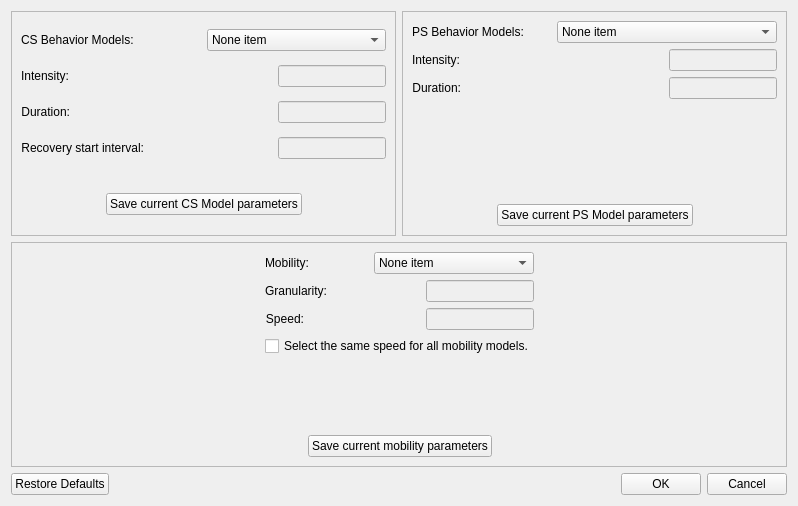
<?xml version="1.0" encoding="UTF-8"?>
<ui version="4.0">
 <class>TuningTrafficForm</class>
 <widget class="QWidget" name="TuningTrafficForm">
  <property name="geometry">
   <rect>
    <x>0</x>
    <y>0</y>
    <width>798</width>
    <height>506</height>
   </rect>
  </property>
  <property name="windowTitle">
   <string>Form</string>
  </property>
  <layout class="QVBoxLayout" name="verticalLayout_4">
   <item>
    <layout class="QHBoxLayout" name="horizontalLayout_11">
     <item>
      <widget class="QFrame" name="frame1">
       <property name="frameShape">
        <enum>QFrame::StyledPanel</enum>
       </property>
       <property name="frameShadow">
        <enum>QFrame::Raised</enum>
       </property>
       <layout class="QVBoxLayout" name="verticalLayout_2">
        <item>
         <layout class="QHBoxLayout" name="horizontalLayout_12">
          <item>
           <widget class="QLabel" name="csLabel">
            <property name="text">
             <string>CS Behavior Models:</string>
            </property>
           </widget>
          </item>
          <item>
           <widget class="QComboBox" name="csComboBox">
            <item>
             <property name="text">
              <string>None item</string>
             </property>
            </item>
           </widget>
          </item>
         </layout>
        </item>
        <item>
         <layout class="QHBoxLayout" name="horizontalLayout_2">
          <item>
           <widget class="QLabel" name="csIntensityLabel">
            <property name="text">
             <string>Intensity:</string>
            </property>
            <property name="alignment">
             <set>Qt::AlignRight|Qt::AlignTrailing|Qt::AlignVCenter</set>
            </property>
           </widget>
          </item>
          <item>
           <spacer name="horizontalSpacer">
            <property name="orientation">
             <enum>Qt::Horizontal</enum>
            </property>
            <property name="sizeType">
             <enum>QSizePolicy::MinimumExpanding</enum>
            </property>
            <property name="sizeHint" stdset="0">
             <size>
              <width>40</width>
              <height>20</height>
             </size>
            </property>
           </spacer>
          </item>
          <item>
           <widget class="QLineEdit" name="csIntensityLineEdit">
            <property name="enabled">
             <bool>false</bool>
            </property>
            <property name="sizePolicy">
             <sizepolicy hsizetype="Fixed" vsizetype="Fixed">
              <horstretch>0</horstretch>
              <verstretch>0</verstretch>
             </sizepolicy>
            </property>
           </widget>
          </item>
         </layout>
        </item>
        <item>
         <layout class="QHBoxLayout" name="horizontalLayout_3">
          <item>
           <widget class="QLabel" name="csDurationLabel">
            <property name="text">
             <string>Duration:</string>
            </property>
            <property name="alignment">
             <set>Qt::AlignRight|Qt::AlignTrailing|Qt::AlignVCenter</set>
            </property>
           </widget>
          </item>
          <item>
           <spacer name="horizontalSpacer_2">
            <property name="orientation">
             <enum>Qt::Horizontal</enum>
            </property>
            <property name="sizeType">
             <enum>QSizePolicy::MinimumExpanding</enum>
            </property>
            <property name="sizeHint" stdset="0">
             <size>
              <width>40</width>
              <height>20</height>
             </size>
            </property>
           </spacer>
          </item>
          <item>
           <widget class="QLineEdit" name="csDurationLineEdit">
            <property name="enabled">
             <bool>false</bool>
            </property>
            <property name="sizePolicy">
             <sizepolicy hsizetype="Fixed" vsizetype="Fixed">
              <horstretch>0</horstretch>
              <verstretch>0</verstretch>
             </sizepolicy>
            </property>
           </widget>
          </item>
         </layout>
        </item>
        <item>
         <layout class="QHBoxLayout" name="horizontalLayout_4">
          <item>
           <widget class="QLabel" name="recoveryStartIntervalLabel">
            <property name="text">
             <string>Recovery start interval:</string>
            </property>
            <property name="alignment">
             <set>Qt::AlignRight|Qt::AlignTrailing|Qt::AlignVCenter</set>
            </property>
           </widget>
          </item>
          <item>
           <spacer name="horizontalSpacer_3">
            <property name="orientation">
             <enum>Qt::Horizontal</enum>
            </property>
            <property name="sizeHint" stdset="0">
             <size>
              <width>40</width>
              <height>20</height>
             </size>
            </property>
           </spacer>
          </item>
          <item>
           <widget class="QLineEdit" name="recoveryStartIntervalLineEdit">
            <property name="enabled">
             <bool>false</bool>
            </property>
            <property name="sizePolicy">
             <sizepolicy hsizetype="Fixed" vsizetype="Fixed">
              <horstretch>0</horstretch>
              <verstretch>0</verstretch>
             </sizepolicy>
            </property>
           </widget>
          </item>
         </layout>
        </item>
        <item>
         <spacer name="verticalSpacer">
          <property name="orientation">
           <enum>Qt::Vertical</enum>
          </property>
          <property name="sizeType">
           <enum>QSizePolicy::Fixed</enum>
          </property>
          <property name="sizeHint" stdset="0">
           <size>
            <width>20</width>
            <height>20</height>
           </size>
          </property>
         </spacer>
        </item>
        <item>
         <layout class="QHBoxLayout" name="horizontalLayout_17">
          <item>
           <spacer name="horizontalSpacer_7">
            <property name="orientation">
             <enum>Qt::Horizontal</enum>
            </property>
            <property name="sizeHint" stdset="0">
             <size>
              <width>40</width>
              <height>20</height>
             </size>
            </property>
           </spacer>
          </item>
          <item>
           <widget class="QPushButton" name="csSaveButton">
            <property name="text">
             <string>Save current CS Model parameters</string>
            </property>
           </widget>
          </item>
          <item>
           <spacer name="horizontalSpacer_13">
            <property name="orientation">
             <enum>Qt::Horizontal</enum>
            </property>
            <property name="sizeHint" stdset="0">
             <size>
              <width>40</width>
              <height>20</height>
             </size>
            </property>
           </spacer>
          </item>
         </layout>
        </item>
       </layout>
      </widget>
     </item>
     <item>
      <widget class="QFrame" name="frame2">
       <property name="frameShape">
        <enum>QFrame::StyledPanel</enum>
       </property>
       <property name="frameShadow">
        <enum>QFrame::Raised</enum>
       </property>
       <layout class="QVBoxLayout" name="verticalLayout_3">
        <item>
         <layout class="QHBoxLayout" name="horizontalLayout_13">
          <item>
           <widget class="QLabel" name="psLabel">
            <property name="text">
             <string>PS Behavior Models:</string>
            </property>
           </widget>
          </item>
          <item>
           <widget class="QComboBox" name="psComboBox">
            <property name="sizePolicy">
             <sizepolicy hsizetype="MinimumExpanding" vsizetype="Fixed">
              <horstretch>0</horstretch>
              <verstretch>0</verstretch>
             </sizepolicy>
            </property>
            <property name="minimumSize">
             <size>
              <width>220</width>
              <height>0</height>
             </size>
            </property>
            <property name="maximumSize">
             <size>
              <width>220</width>
              <height>16777215</height>
             </size>
            </property>
            <item>
             <property name="text">
              <string>None item</string>
             </property>
            </item>
           </widget>
          </item>
         </layout>
        </item>
        <item>
         <layout class="QHBoxLayout" name="horizontalLayout_5">
          <item>
           <widget class="QLabel" name="psIntensityLabel">
            <property name="text">
             <string>Intensity:</string>
            </property>
            <property name="alignment">
             <set>Qt::AlignRight|Qt::AlignTrailing|Qt::AlignVCenter</set>
            </property>
           </widget>
          </item>
          <item>
           <spacer name="horizontalSpacer_4">
            <property name="orientation">
             <enum>Qt::Horizontal</enum>
            </property>
            <property name="sizeType">
             <enum>QSizePolicy::MinimumExpanding</enum>
            </property>
            <property name="sizeHint" stdset="0">
             <size>
              <width>40</width>
              <height>20</height>
             </size>
            </property>
           </spacer>
          </item>
          <item>
           <widget class="QLineEdit" name="psIntensityLineEdit">
            <property name="enabled">
             <bool>false</bool>
            </property>
            <property name="sizePolicy">
             <sizepolicy hsizetype="Fixed" vsizetype="Fixed">
              <horstretch>0</horstretch>
              <verstretch>0</verstretch>
             </sizepolicy>
            </property>
           </widget>
          </item>
         </layout>
        </item>
        <item>
         <layout class="QHBoxLayout" name="horizontalLayout_6">
          <item>
           <widget class="QLabel" name="psDurationLabel">
            <property name="text">
             <string>Duration:</string>
            </property>
            <property name="alignment">
             <set>Qt::AlignRight|Qt::AlignTrailing|Qt::AlignVCenter</set>
            </property>
           </widget>
          </item>
          <item>
           <spacer name="horizontalSpacer_5">
            <property name="orientation">
             <enum>Qt::Horizontal</enum>
            </property>
            <property name="sizeType">
             <enum>QSizePolicy::MinimumExpanding</enum>
            </property>
            <property name="sizeHint" stdset="0">
             <size>
              <width>40</width>
              <height>20</height>
             </size>
            </property>
           </spacer>
          </item>
          <item>
           <widget class="QLineEdit" name="psDurationLineEdit">
            <property name="enabled">
             <bool>false</bool>
            </property>
            <property name="sizePolicy">
             <sizepolicy hsizetype="Fixed" vsizetype="Fixed">
              <horstretch>0</horstretch>
              <verstretch>0</verstretch>
             </sizepolicy>
            </property>
           </widget>
          </item>
         </layout>
        </item>
        <item>
         <spacer name="verticalSpacer_2">
          <property name="orientation">
           <enum>Qt::Vertical</enum>
          </property>
          <property name="sizeType">
           <enum>QSizePolicy::MinimumExpanding</enum>
          </property>
          <property name="sizeHint" stdset="0">
           <size>
            <width>20</width>
            <height>40</height>
           </size>
          </property>
         </spacer>
        </item>
        <item>
         <layout class="QHBoxLayout" name="horizontalLayout_21">
          <item>
           <spacer name="horizontalSpacer_10">
            <property name="orientation">
             <enum>Qt::Horizontal</enum>
            </property>
            <property name="sizeHint" stdset="0">
             <size>
              <width>40</width>
              <height>20</height>
             </size>
            </property>
           </spacer>
          </item>
          <item>
           <widget class="QPushButton" name="psSaveButton">
            <property name="text">
             <string>Save current PS Model parameters</string>
            </property>
           </widget>
          </item>
          <item>
           <spacer name="horizontalSpacer_17">
            <property name="orientation">
             <enum>Qt::Horizontal</enum>
            </property>
            <property name="sizeHint" stdset="0">
             <size>
              <width>40</width>
              <height>20</height>
             </size>
            </property>
           </spacer>
          </item>
         </layout>
        </item>
       </layout>
      </widget>
     </item>
    </layout>
   </item>
   <item>
    <widget class="QFrame" name="frame">
     <property name="frameShape">
      <enum>QFrame::StyledPanel</enum>
     </property>
     <property name="frameShadow">
      <enum>QFrame::Raised</enum>
     </property>
     <layout class="QHBoxLayout" name="horizontalLayout_10">
      <item>
       <spacer name="horizontalSpacer_9">
        <property name="orientation">
         <enum>Qt::Horizontal</enum>
        </property>
        <property name="sizeType">
         <enum>QSizePolicy::Expanding</enum>
        </property>
        <property name="sizeHint" stdset="0">
         <size>
          <width>214</width>
          <height>20</height>
         </size>
        </property>
       </spacer>
      </item>
      <item>
       <layout class="QVBoxLayout" name="verticalLayout">
        <item>
         <layout class="QHBoxLayout" name="horizontalLayout_9">
          <item>
           <widget class="QLabel" name="mobilityLabel">
            <property name="sizePolicy">
             <sizepolicy hsizetype="Preferred" vsizetype="Preferred">
              <horstretch>0</horstretch>
              <verstretch>0</verstretch>
             </sizepolicy>
            </property>
            <property name="text">
             <string>Mobility:</string>
            </property>
           </widget>
          </item>
          <item>
           <spacer name="horizontalSpacer_11">
            <property name="orientation">
             <enum>Qt::Horizontal</enum>
            </property>
            <property name="sizeHint" stdset="0">
             <size>
              <width>40</width>
              <height>20</height>
             </size>
            </property>
           </spacer>
          </item>
          <item>
           <widget class="QComboBox" name="mobilityComboBox">
            <property name="sizePolicy">
             <sizepolicy hsizetype="Fixed" vsizetype="Fixed">
              <horstretch>0</horstretch>
              <verstretch>0</verstretch>
             </sizepolicy>
            </property>
            <property name="minimumSize">
             <size>
              <width>160</width>
              <height>0</height>
             </size>
            </property>
            <property name="maximumSize">
             <size>
              <width>160</width>
              <height>16777215</height>
             </size>
            </property>
            <item>
             <property name="text">
              <string>None item</string>
             </property>
            </item>
           </widget>
          </item>
         </layout>
        </item>
        <item>
         <layout class="QHBoxLayout" name="horizontalLayout_7">
          <item>
           <widget class="QLabel" name="granularityLabel">
            <property name="text">
             <string>Granularity:</string>
            </property>
            <property name="alignment">
             <set>Qt::AlignRight|Qt::AlignTrailing|Qt::AlignVCenter</set>
            </property>
           </widget>
          </item>
          <item>
           <spacer name="horizontalSpacer_6">
            <property name="orientation">
             <enum>Qt::Horizontal</enum>
            </property>
            <property name="sizeHint" stdset="0">
             <size>
              <width>40</width>
              <height>20</height>
             </size>
            </property>
           </spacer>
          </item>
          <item>
           <widget class="QLineEdit" name="granularityLineEdit">
            <property name="enabled">
             <bool>false</bool>
            </property>
            <property name="sizePolicy">
             <sizepolicy hsizetype="Fixed" vsizetype="Fixed">
              <horstretch>0</horstretch>
              <verstretch>0</verstretch>
             </sizepolicy>
            </property>
           </widget>
          </item>
         </layout>
        </item>
        <item>
         <layout class="QHBoxLayout" name="horizontalLayout_8">
          <item>
           <widget class="QLabel" name="speedLabel">
            <property name="text">
             <string>Speed:</string>
            </property>
            <property name="alignment">
             <set>Qt::AlignRight|Qt::AlignTrailing|Qt::AlignVCenter</set>
            </property>
           </widget>
          </item>
          <item>
           <spacer name="horizontalSpacer_15">
            <property name="orientation">
             <enum>Qt::Horizontal</enum>
            </property>
            <property name="sizeHint" stdset="0">
             <size>
              <width>40</width>
              <height>20</height>
             </size>
            </property>
           </spacer>
          </item>
          <item>
           <widget class="QLineEdit" name="speedLineEdit">
            <property name="enabled">
             <bool>false</bool>
            </property>
            <property name="sizePolicy">
             <sizepolicy hsizetype="Fixed" vsizetype="Fixed">
              <horstretch>0</horstretch>
              <verstretch>0</verstretch>
             </sizepolicy>
            </property>
            <property name="maximumSize">
             <size>
              <width>146</width>
              <height>16777215</height>
             </size>
            </property>
           </widget>
          </item>
         </layout>
        </item>
        <item>
         <widget class="QCheckBox" name="mobilityCheckBox">
          <property name="text">
           <string>Select the same speed for all mobility models.</string>
          </property>
         </widget>
        </item>
        <item>
         <spacer name="verticalSpacer_3">
          <property name="orientation">
           <enum>Qt::Vertical</enum>
          </property>
          <property name="sizeType">
           <enum>QSizePolicy::MinimumExpanding</enum>
          </property>
          <property name="sizeHint" stdset="0">
           <size>
            <width>20</width>
            <height>20</height>
           </size>
          </property>
         </spacer>
        </item>
        <item>
         <layout class="QHBoxLayout" name="horizontalLayout_14">
          <item>
           <spacer name="horizontalSpacer_16">
            <property name="orientation">
             <enum>Qt::Horizontal</enum>
            </property>
            <property name="sizeHint" stdset="0">
             <size>
              <width>40</width>
              <height>20</height>
             </size>
            </property>
           </spacer>
          </item>
          <item>
           <widget class="QPushButton" name="mobilitySaveButton">
            <property name="text">
             <string>Save current mobility parameters</string>
            </property>
           </widget>
          </item>
          <item>
           <spacer name="horizontalSpacer_8">
            <property name="orientation">
             <enum>Qt::Horizontal</enum>
            </property>
            <property name="sizeHint" stdset="0">
             <size>
              <width>40</width>
              <height>20</height>
             </size>
            </property>
           </spacer>
          </item>
         </layout>
        </item>
       </layout>
      </item>
      <item>
       <spacer name="horizontalSpacer_12">
        <property name="orientation">
         <enum>Qt::Horizontal</enum>
        </property>
        <property name="sizeHint" stdset="0">
         <size>
          <width>214</width>
          <height>20</height>
         </size>
        </property>
       </spacer>
      </item>
     </layout>
    </widget>
   </item>
   <item>
    <layout class="QHBoxLayout" name="horizontalLayout">
     <item>
      <widget class="QPushButton" name="restoreButton">
       <property name="text">
        <string>Restore Defaults</string>
       </property>
      </widget>
     </item>
     <item>
      <spacer name="horizontalSpacer_14">
       <property name="orientation">
        <enum>Qt::Horizontal</enum>
       </property>
       <property name="sizeHint" stdset="0">
        <size>
         <width>40</width>
         <height>20</height>
        </size>
       </property>
      </spacer>
     </item>
     <item>
      <widget class="QPushButton" name="saveButton">
       <property name="text">
        <string>OK</string>
       </property>
      </widget>
     </item>
     <item>
      <widget class="QPushButton" name="cancelButton">
       <property name="text">
        <string>Cancel</string>
       </property>
      </widget>
     </item>
    </layout>
   </item>
  </layout>
 </widget>
 <resources/>
 <connections/>
</ui>
